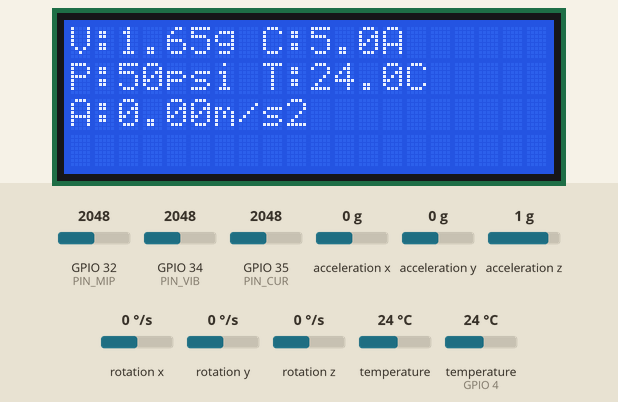
Simulated run of this sketch. Board: ESP32. Parts: 20×4 character LCD. Inputs (shaded band) come from the test bench; at power-on: acceleration x 0 g, temperature (sensor on GPIO 4) 24 °C, GPIO 32 (PIN_MIP) = 2048, GPIO 34 (PIN_VIB) = 2048, GPIO 35 (PIN_CUR) = 2048, acceleration y 0 g, acceleration z 1 g, rotation x 0 °/s, rotation y 0 °/s, rotation z 0 °/s, temperature 24 °C. What the sketch prints to the serial monitor is not drawn.

Above: at 1.7 s.
1.8 s: acceleration x set to -1.4 g
At 4.1 s:
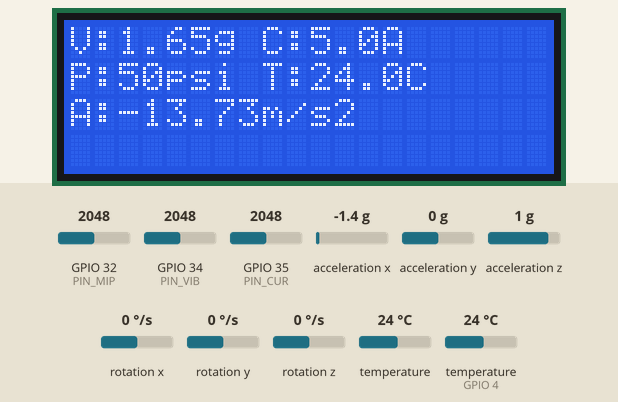
4.7 s: temperature (sensor on GPIO 4) set to 12 °C
At 6.0 s:
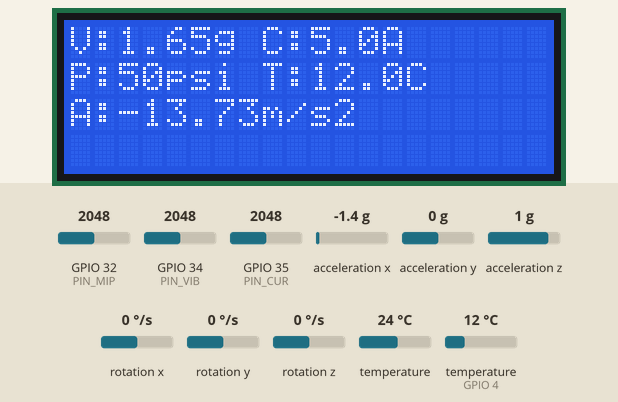
7.1 s: GPIO 32 (PIN_MIP) set to 2866
10.1 s: GPIO 34 (PIN_VIB) set to 1285
At 13.3 s:
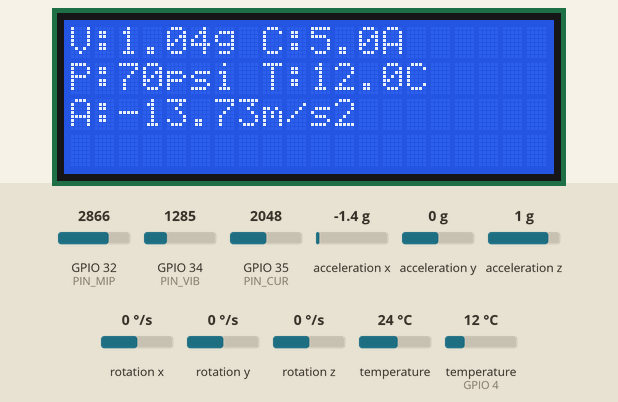
15.8 s: GPIO 34 (PIN_VIB) set to 1186
At 18.8 s:
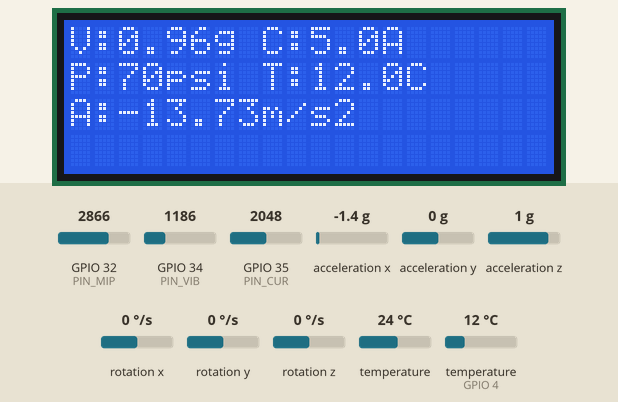
19.2 s: GPIO 35 (PIN_CUR) set to 2866
Timing chart, 0 to 22.2 s (numbered marks = the images above; inputs shaded):
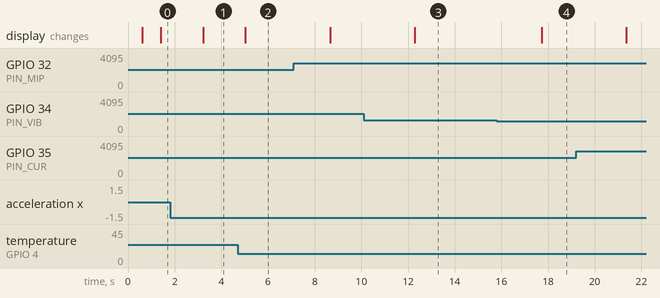

Measured:
- after the input at 1.8 s, the display: changes after 1.4 s (image 1)
- after the input at 4.7 s, the display: changes after 0.34 s (image 2)
- after the input at 10.1 s, the display: changes after 2.2 s (image 3)
- after the input at 15.8 s, the display: changes after 1.9 s (image 4)

The sketch:

sketch.ino
```cpp
#include <Arduino.h>
#include <Wire.h>
#include <OneWire.h>
#include <DallasTemperature.h>
#include <Adafruit_MPU6050.h>
#include <Adafruit_Sensor.h>
#include <ArduinoJson.h>
#include <LiquidCrystal_I2C.h>

// ——— LCD I2C 20×4 no endereço 0x27 ———
LiquidCrystal_I2C LCD(0x27, 20, 4);

// ——— Pinos analógicos ———
const int PIN_VIB = 34;
const int PIN_CUR = 35;
const int PIN_MIP = 32;

// ——— DS18B20 (one–wire) ———
const int ONE_WIRE_PIN = 4;
OneWire oneWire(ONE_WIRE_PIN);
DallasTemperature ds18b20(&oneWire);

// ——— MPU6050 (I²C) ———
Adafruit_MPU6050 mpu;

void setup() {
  Serial.begin(115200);

  // inicia LCD (Wire.begin nos pinos padrão SDA=21/SCL=22)
  Wire.begin();
  LCD.init();
  LCD.backlight();
  LCD.clear();
  LCD.setCursor(0,0);
  LCD.print("Inicializando...");

  // DS18B20
  pinMode(ONE_WIRE_PIN, INPUT_PULLUP);
  ds18b20.begin();

  // MPU6050
  if (!mpu.begin()) {
    LCD.setCursor(0,1);
    LCD.print("MPU6050 nao iniciado");
    while (1);
  }

  delay(500);
  LCD.clear();
}

void loop() {
  // —— leituras analógicas ——
  float vib_g = analogRead(PIN_VIB) / 4095.0 * 3.3;
  float frac  = analogRead(PIN_CUR) / 4095.0;
  float cur_A = frac * 10.0;             // simula 0–10 A
  float press = analogRead(PIN_MIP) / 4095.0 * 100.0;

  // —— leitura DS18B20 ——
  ds18b20.requestTemperatures();
  float tempC = ds18b20.getTempCByIndex(0);

  // —— leitura MPU6050 ——
  sensors_event_t accEvt, gyrEvt, tmpEvt;
  mpu.getEvent(&accEvt, &gyrEvt, &tmpEvt);
  float accelX = accEvt.acceleration.x;

  // —— monta JSON e imprime no Serial ——
  StaticJsonDocument<256> doc;
  doc["vibration_g"]  = vib_g;
  doc["current_A"]    = cur_A;
  doc["pressure_psi"] = press;
  doc["temp_C"]       = tempC;
  doc["accel_x"]      = accelX;

  String json;
  serializeJson(doc, json);
  Serial.println(json);

  // —— exibe no LCD ——
  LCD.clear();
  LCD.setCursor(0,0);
  LCD.printf("V:%.2fg C:%.1fA", vib_g, cur_A);
  LCD.setCursor(0,1);
  LCD.printf("P:%.0fpsi T:%.1fC", press, tempC);
  LCD.setCursor(0,2);
  LCD.printf("A:%.2fm/s2", accelX);

  delay(1000);
}
```
